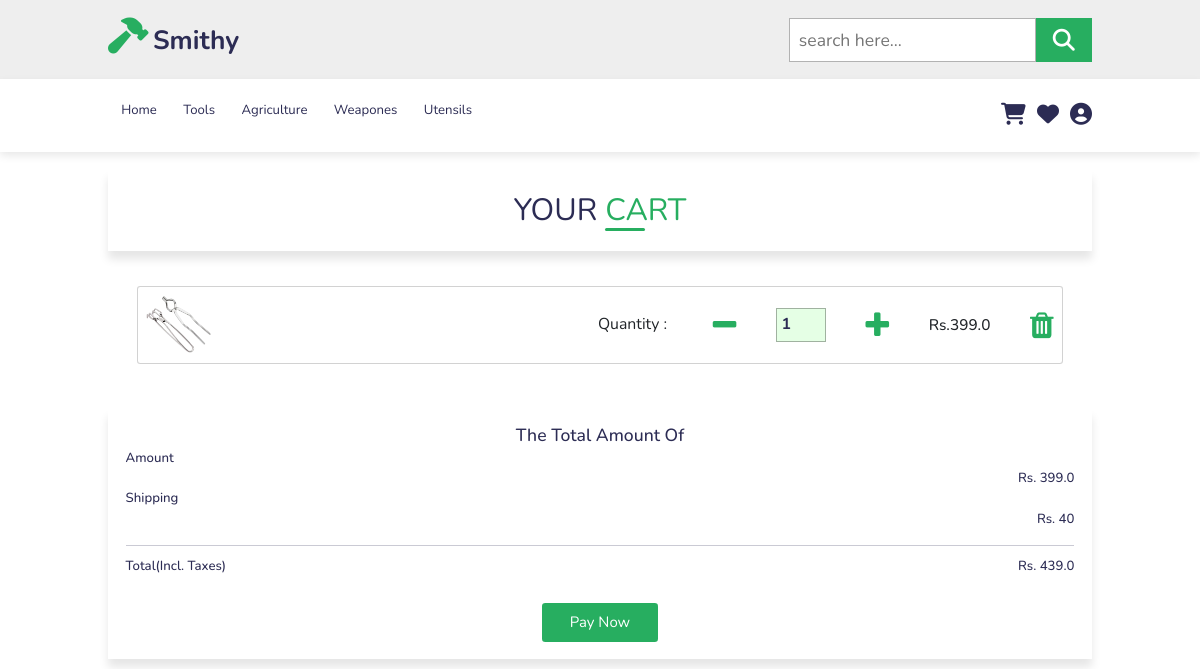
The page /cart/ (signed in) on the database its author committed.
### cart/models.py (models this page shows, shortened)
class Cart (models.Model):
    user = models. ForeignKey (User, on_delete=models.CASCADE)
    product = models. ForeignKey (Product, on_delete=models.CASCADE)
    quantity = models.PositiveIntegerField(default=1)

### shop/models.py (models this page shows, shortened)
class Product(models.Model):
    title = models.CharField(max_length=100)
    selling_price = models.FloatField()
    discounted_price = models.FloatField()
    percentage = models.IntegerField()
    description = models.TextField()
    category = models.CharField(choices=CATEGORY_CHOICES, max_length=1)
    product_image = models.ImageField(upload_to='static/image/')
    @property
    def percentage(self):
        return int(((self.selling_price - self.discounted_price) * 100)/self.selling_price)

### shop/views.py (the view)
# urls.py: path('cart/',views.show_cart,name='showcart'),
def show_cart(request):
    user=request.user
    cart= Cart.objects.filter(user=user)
    amount = 0
    shiping_amount = 40
    l= len(cart)
    for p in cart:
        value = p.quantity * p.product.discounted_price
        amount = amount + value
    totalamount = amount + shiping_amount
    return render(request,'shop/cart.html',locals())

### shop/templates/shop/cart.html (shortened to what this page needs)
{% extends 'base.html' %} {% load static %} {% block content %}
<section>
  {% if l == 0 %}
  <div class="heading">Your <span class="title">Cart</span> is Empty .</div>
  {% else %}
  <div class="heading">
    Your
    <span class="title">Cart</span>
  </div>
  <div class="row">
    <div class="overflow-scroll" style="max-height: 400px">
      {% for item in cart %}
      <div class="card mb-3">
        <div class="card-body">
          <div class="d-flex justify-content-between">
            <div class="d-flex flex-row align-items-center">
              <div>
                <a href="{% url 'shop:product_details' item.product.id %}" >
                <img
                  src="/{{item.product.product_image}}"
                  class="img-fluid rounded-3"
                  alt="Shopping item"
                  style="width: 65px"
                />
              </a>
              </div>
            </div>
            <div class="d-flex align-items-center">
              <div class="quantity d-flex align-items-center">
                <span>quantity : </span>
                <form
                  action="{% url 'shop:decrease_quantity' item.id %}"
                  method="post"
                  style="display: inline"
                >
                  <button  type="submit"><i class="delete_btn fa fa-minus" style="font-size: 30px; background: white"></i></button>
                </form>
                <input type="number" style="width:50px" value="{{item.quantity}}" />
                <form
                  action="{% url 'shop:increase_quantity' item.id %}"
                  method="post"
                  style="display: inline"
                >
                  <button type="submit"><i class="delete_btn fa fa-plus" style="font-size: 30px; background: white"></i></button>
                </form>
              </div>
              <div class="price">
                <h3 class="mb-0">
                  Rs.<span>{{item.product.discounted_price}}</span>
                </h3>
              </div>
              <form action="/delete-from-cart">
                <button type="submit">
                  <i class="delete_btn fa fa-trash" style="font-size: 30px; background: white"></i>
                </button>
              </form>
            </div>
          </div>
        </div>
      </div>
      {% endfor %}
    </div>
  </div>
  <div class="heading">
    <div class="card-body">
      <h2>The total amount of</h2>
      <div class="d-flex justify-content-start align-items-center">
        <h4>Amount</h4>
      </div>
      <div class="d-flex justify-content-end align-items-center">
        <h4>Rs. {{amount}}</h4>
      </div>
      <div class="d-flex justify-content-start align-items-center">
        <h4>Shipping</h4>
      </div>
      <div class="d-flex justify-content-end align-items-center">
        <h4>Rs. {{shiping_amount}}</h4>
      </div>
      <hr class="my-4" />
      <div class="d-flex justify-content-between mb-4">
        <h4 class="mb-2">Total(Incl. taxes)</h4>
        <h4 class="mb-2">Rs. {{totalamount}}</h4>
      </div>
    </div>
    <a href="{% url 'shop:payment' %}" class="btn">Pay Now</a>
  </div>
  {% endif %}
</section>
{% endblock %}

### shop/static/shop/style.css (style rules this page uses)
:root { --green: #27ae60; --black: #2c2c54; }
* { font-family: 'Nunito', sans-serif; margin: 0; padding: 0; box-sizing: border-box; outline: none; border: none; text-decoration: none; text-transform: capitalize; transition: all .2s linear; }
html { font-size: 62.5%; overflow-x: hidden; scroll-padding-top: 6.5rem; scroll-behavior: smooth; }
a { text-decoration: none; }
section { padding: 2rem 9%; }
.btn { display: inline-block; margin-top: 1rem; background: var(--green); color: #fff; padding: .8rem 3rem; font-size: 1.7rem; text-align: center; cursor: pointer; }
.heading { text-align: center; color: var(--black); text-transform: uppercase; padding: 1rem; font-size: 3.5rem; padding-bottom: 2rem; }
.heading span { color: var(--green); text-transform: uppercase; }
@media (max-width:1200px) { html { font-size: 55%; } }

### shop/static/shop/cart.css (style rules this page uses)
:root { --green: #27ae60; --black: #2c2c54; }
.btn { background-color: #27ae60; }
* { font-family: 'Nunito', sans-serif; margin: 0; padding: 0; box-sizing: border-box; outline: none; border: none; text-decoration: none; text-transform: capitalize; transition: all .2s linear; }
html { font-size: 62.5%; overflow-x: hidden; scroll-padding-top: 6.5rem; scroll-behavior: smooth; }
.heading { padding: 2rem; box-shadow: 0 1rem 1rem rgba(0, 0, 0, .1); text-align: center; color: var(--black); font-size: 3.5rem; }
.heading span { position: relative; color: var(--green); }
.heading .title::before { content: ''; position: absolute; left: 0; bottom: 0; height: 3px; width: 40px; background-color: #27ae60; border-radius: 25px; }
.overflow-scroll,.row { padding: 2rem; }
.delete_btn { color: var(--green); }
.quantity { display: flex; }
.d-flex { gap: 4.5rem; }
.quantity span { display: flex; align-items: center; justify-content: center; padding-top: 1rem; font-size: 1.8rem; padding: 0 .7rem; }
.quantity input { border: .1rem solid rgba(0, 0, 0, .3); font-size: 1.8rem; font-weight: bolder; color: var(--black); padding: .5rem; background: rgba(0, 255, 0, .1); }
@media (max-width:1200px) { html { font-size: 55%; } }

### rows shown on the page
Cart: product.product_image (picture), quantity "1", product.discounted_price "399.0"

### other values the page prints
{{ amount }} "399.0"
{{ shiping_amount }} "40"
{{ totalamount }} "439.0"
